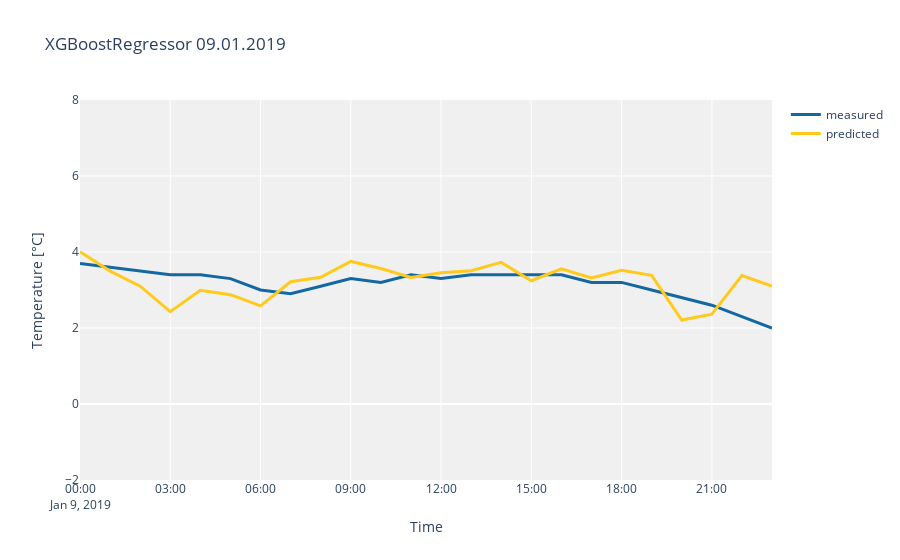

Write notebook code for a chart like this one.
### Code cell
X_train = X.loc[:'2019-01-08']
X_test = X.loc['2019-01-09']
Y_train = Y.loc[:'2019-01-08']
Y_test = Y.loc['2019-01-09']
    
#model = xgb.XGBRegressor(n_estimators=2000,learning_rate=0.7)
#model.fit(X_train,Y_train)
#y_pred = model.predict(data=X_test)


import plotly as py
import plotly.graph_objects as go
#from plotly.subplots import make_subplots


fig = go.Figure()
#fig = go.FigureWidget(data=data, layout=layout)
#x  = y_test_pred_avail_10min.index
#y1 = y_test_pred_avail_10min['EinsMan_true_norm']*100
#y2 = y_test_pred_avail_10min['EinsMan_pred_norm']*100
#y3 = y_test_pred_avail_10min['Power_avail_norm']*100
# show results only for timeframe:
#tf_start = '2019-10-29'
#tf_end   = '2019-10-29'
#timeframe = y_pred.index
x  = Y_test.index
y1 = y_pred
y2 = Y_test.values

fig.add_trace(go.Scatter(x=x, y=y2,
                         name='measured',
                         line_color='#1468A2',
                         line_width=3)) # deepskyblue
fig.add_trace(go.Scatter(x=x, y=y1,
                         name='predicted',
                         line_color='#FFCA1B',
                         line_width=3)) # dimgray, #29A073
fig.update_yaxes(range=[-2, 8])

fig.update_layout(title_text='XGBoostRegressor 09.01.2019',
                  #xaxis_title = 'Time',
                  yaxis_title = 'Temperature [°C]',
                  xaxis_title = 'Time',
                  #xaxis_rangeslider_visible=True,
                  #paper_bgcolor='#C8C8C8',
                  # font=dict(family='Courier New, monospace', size=18, color='#7F7F7F')
                  plot_bgcolor='#F0F0F0')
#fig.layout.on_change(zoom, 'xaxis.range')
#fig.hoverlabel.opacity=0.5
#fig.write_image('folder/image_name.png or jpeg or pdf)') # only select 3 day period of interest in dataframe
fig.show()

### Figure 1 — Plotly figure (JSON) as saved in the notebook; plotly's stock layout.template omitted (floating-point values rounded to 4 significant figures)
{"data": [{"line": {"color": "#1468A2", "width": 3}, "name": "measured", "type": "scatter", "x": ["2019-01-09T00:00:00", "2019-01-09T01:00:00", "2019-01-09T02:00:00", "2019-01-09T03:00:00", "2019-01-09T04:00:00", "2019-01-09T05:00:00", "2019-01-09T06:00:00", "2019-01-09T07:00:00", "2019-01-09T08:00:00", "2019-01-09T09:00:00", "2019-01-09T10:00:00", "2019-01-09T11:00:00", "2019-01-09T12:00:00", "2019-01-09T13:00:00", "2019-01-09T14:00:00", "2019-01-09T15:00:00", "2019-01-09T16:00:00", "2019-01-09T17:00:00", "2019-01-09T18:00:00", "2019-01-09T19:00:00", "2019-01-09T20:00:00", "2019-01-09T21:00:00", "2019-01-09T22:00:00", "2019-01-09T23:00:00"], "y": [3.7, 3.6, 3.5, 3.4, 3.4, 3.3, 3, 2.9, 3.1, 3.3, 3.2, 3.4, 3.3, 3.4, 3.4, 3.4, 3.4, 3.2, 3.2, 3, 2.8, 2.6, 2.3, 2]}, {"line": {"color": "#FFCA1B", "width": 3}, "name": "predicted", "type": "scatter", "x": ["2019-01-09T00:00:00", "2019-01-09T01:00:00", "2019-01-09T02:00:00", "2019-01-09T03:00:00", "2019-01-09T04:00:00", "2019-01-09T05:00:00", "2019-01-09T06:00:00", "2019-01-09T07:00:00", "2019-01-09T08:00:00", "2019-01-09T09:00:00", "2019-01-09T10:00:00", "2019-01-09T11:00:00", "2019-01-09T12:00:00", "2019-01-09T13:00:00", "2019-01-09T14:00:00", "2019-01-09T15:00:00", "2019-01-09T16:00:00", "2019-01-09T17:00:00", "2019-01-09T18:00:00", "2019-01-09T19:00:00", "2019-01-09T20:00:00", "2019-01-09T21:00:00", "2019-01-09T22:00:00", "2019-01-09T23:00:00"], "y": [4.009, 3.498, 3.101, 2.431, 2.994, 2.877, 2.584, 3.217, 3.334, 3.752, 3.565, 3.327, 3.453, 3.507, 3.727, 3.244, 3.556, 3.317, 3.517, 3.385, 2.21, 2.364, 3.38, 3.104]}], "layout": {"plot_bgcolor": "#F0F0F0", "title": {"text": "XGBoostRegressor 09.01.2019"}, "xaxis": {"title": {"text": "Time"}}, "yaxis": {"range": [-2, 8], "title": {"text": "Temperature [°C]"}}}}
